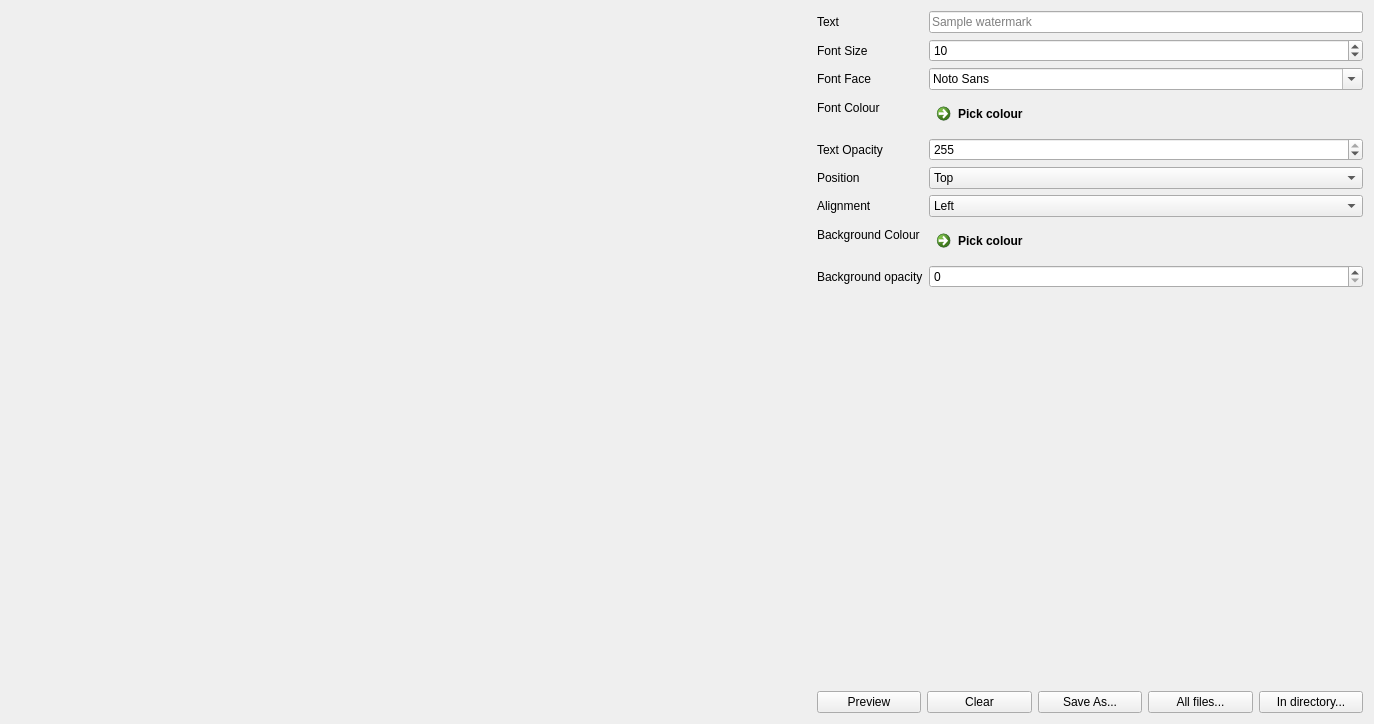
<?xml version="1.0" encoding="UTF-8"?>
<ui version="4.0">
 <class>com::sptci::Watermark</class>
 <widget class="QWidget" name="com::sptci::Watermark">
  <property name="geometry">
   <rect>
    <x>0</x>
    <y>0</y>
    <width>1374</width>
    <height>724</height>
   </rect>
  </property>
  <property name="windowTitle">
   <string>Watermark Image</string>
  </property>
  <property name="windowIcon">
   <iconset resource="../../resources/resources.qrc">
    <normaloff>:/images/Icon.ico</normaloff>:/images/Icon.ico</iconset>
  </property>
  <layout class="QGridLayout" name="gridLayout">
   <item row="0" column="0">
    <widget class="QLabel" name="imageLabel">
     <property name="sizePolicy">
      <sizepolicy hsizetype="Fixed" vsizetype="Fixed">
       <horstretch>0</horstretch>
       <verstretch>0</verstretch>
      </sizepolicy>
     </property>
     <property name="minimumSize">
      <size>
       <width>800</width>
       <height>700</height>
      </size>
     </property>
     <property name="text">
      <string/>
     </property>
     <property name="scaledContents">
      <bool>true</bool>
     </property>
     <property name="alignment">
      <set>Qt::AlignCenter</set>
     </property>
    </widget>
   </item>
   <item row="0" column="1">
    <layout class="QVBoxLayout" name="verticalLayout">
     <item>
      <layout class="QFormLayout" name="formLayout">
       <item row="0" column="0">
        <widget class="QLabel" name="label_2">
         <property name="text">
          <string>Text</string>
         </property>
        </widget>
       </item>
       <item row="0" column="1">
        <widget class="QLineEdit" name="text">
         <property name="placeholderText">
          <string>Sample watermark</string>
         </property>
        </widget>
       </item>
       <item row="1" column="1">
        <widget class="QSpinBox" name="fontSize">
         <property name="maximum">
          <number>999</number>
         </property>
         <property name="value">
          <number>10</number>
         </property>
        </widget>
       </item>
       <item row="1" column="0">
        <widget class="QLabel" name="label_3">
         <property name="text">
          <string>Font Size</string>
         </property>
        </widget>
       </item>
       <item row="2" column="0">
        <widget class="QLabel" name="label_4">
         <property name="text">
          <string>Font Face</string>
         </property>
        </widget>
       </item>
       <item row="2" column="1">
        <widget class="QFontComboBox" name="fontComboBox">
         <property name="fontFilters">
          <set>QFontComboBox::MonospacedFonts|QFontComboBox::ProportionalFonts|QFontComboBox::ScalableFonts</set>
         </property>
         <property name="currentFont">
          <font>
           <family>Abadi MT Condensed Extra Bold</family>
           <pointsize>12</pointsize>
          </font>
         </property>
        </widget>
       </item>
       <item row="3" column="0">
        <widget class="QLabel" name="label">
         <property name="text">
          <string>Font Colour</string>
         </property>
        </widget>
       </item>
       <item row="3" column="1">
        <widget class="QCommandLinkButton" name="fontColour">
         <property name="autoFillBackground">
          <bool>true</bool>
         </property>
         <property name="text">
          <string>Pick colour</string>
         </property>
        </widget>
       </item>
       <item row="4" column="0">
        <widget class="QLabel" name="label_6">
         <property name="text">
          <string>Text Opacity</string>
         </property>
        </widget>
       </item>
       <item row="4" column="1">
        <widget class="QSpinBox" name="textOpacity">
         <property name="maximum">
          <number>255</number>
         </property>
         <property name="value">
          <number>255</number>
         </property>
        </widget>
       </item>
       <item row="5" column="0">
        <widget class="QLabel" name="label_5">
         <property name="text">
          <string>Position</string>
         </property>
        </widget>
       </item>
       <item row="5" column="1">
        <widget class="QComboBox" name="position">
         <item>
          <property name="text">
           <string>Top</string>
          </property>
         </item>
         <item>
          <property name="text">
           <string>Centre</string>
          </property>
         </item>
         <item>
          <property name="text">
           <string>Bottom</string>
          </property>
         </item>
        </widget>
       </item>
       <item row="6" column="0">
        <widget class="QLabel" name="label_9">
         <property name="text">
          <string>Alignment</string>
         </property>
        </widget>
       </item>
       <item row="6" column="1">
        <widget class="QComboBox" name="alignment">
         <item>
          <property name="text">
           <string>Left</string>
          </property>
         </item>
         <item>
          <property name="text">
           <string>Centre</string>
          </property>
         </item>
         <item>
          <property name="text">
           <string>Right</string>
          </property>
         </item>
        </widget>
       </item>
       <item row="7" column="0">
        <widget class="QLabel" name="label_7">
         <property name="text">
          <string>Background Colour</string>
         </property>
        </widget>
       </item>
       <item row="7" column="1">
        <widget class="QCommandLinkButton" name="backgroundColour">
         <property name="text">
          <string>Pick colour</string>
         </property>
        </widget>
       </item>
       <item row="8" column="0">
        <widget class="QLabel" name="label_8">
         <property name="text">
          <string>Background opacity</string>
         </property>
        </widget>
       </item>
       <item row="8" column="1">
        <widget class="QSpinBox" name="backgroundOpacity">
         <property name="maximum">
          <number>255</number>
         </property>
        </widget>
       </item>
      </layout>
     </item>
     <item>
      <spacer name="verticalSpacer">
       <property name="orientation">
        <enum>Qt::Vertical</enum>
       </property>
       <property name="sizeHint" stdset="0">
        <size>
         <width>20</width>
         <height>277</height>
        </size>
       </property>
      </spacer>
     </item>
     <item>
      <layout class="QHBoxLayout" name="horizontalLayout_2">
       <item>
        <widget class="QPushButton" name="preview">
         <property name="text">
          <string>Preview</string>
         </property>
        </widget>
       </item>
       <item>
        <widget class="QPushButton" name="clear">
         <property name="text">
          <string>Clear</string>
         </property>
        </widget>
       </item>
       <item>
        <widget class="QPushButton" name="saveAs">
         <property name="text">
          <string>Save As...</string>
         </property>
        </widget>
       </item>
       <item>
        <widget class="QPushButton" name="applyAll">
         <property name="enabled">
          <bool>true</bool>
         </property>
         <property name="text">
          <string>All files...</string>
         </property>
        </widget>
       </item>
       <item>
        <widget class="QPushButton" name="allInDirectory">
         <property name="text">
          <string>In directory...</string>
         </property>
        </widget>
       </item>
      </layout>
     </item>
    </layout>
   </item>
  </layout>
 </widget>
 <resources>
  <include location="../../resources/resources.qrc"/>
 </resources>
 <connections>
  <connection>
   <sender>fontColour</sender>
   <signal>clicked()</signal>
   <receiver>com::sptci::Watermark</receiver>
   <slot>selectFontColour()</slot>
   <hints>
    <hint type="sourcelabel">
     <x>845</x>
     <y>129</y>
    </hint>
    <hint type="destinationlabel">
     <x>539</x>
     <y>359</y>
    </hint>
   </hints>
  </connection>
  <connection>
   <sender>preview</sender>
   <signal>clicked()</signal>
   <receiver>com::sptci::Watermark</receiver>
   <slot>preview()</slot>
   <hints>
    <hint type="sourcelabel">
     <x>607</x>
     <y>689</y>
    </hint>
    <hint type="destinationlabel">
     <x>539</x>
     <y>359</y>
    </hint>
   </hints>
  </connection>
  <connection>
   <sender>clear</sender>
   <signal>clicked()</signal>
   <receiver>com::sptci::Watermark</receiver>
   <slot>clear()</slot>
   <hints>
    <hint type="sourcelabel">
     <x>657</x>
     <y>689</y>
    </hint>
    <hint type="destinationlabel">
     <x>539</x>
     <y>359</y>
    </hint>
   </hints>
  </connection>
  <connection>
   <sender>backgroundColour</sender>
   <signal>clicked()</signal>
   <receiver>com::sptci::Watermark</receiver>
   <slot>selectBackgroundColour()</slot>
   <hints>
    <hint type="sourcelabel">
     <x>861</x>
     <y>239</y>
    </hint>
    <hint type="destinationlabel">
     <x>539</x>
     <y>359</y>
    </hint>
   </hints>
  </connection>
  <connection>
   <sender>saveAs</sender>
   <signal>clicked()</signal>
   <receiver>com::sptci::Watermark</receiver>
   <slot>saveAs()</slot>
   <hints>
    <hint type="sourcelabel">
     <x>747</x>
     <y>689</y>
    </hint>
    <hint type="destinationlabel">
     <x>539</x>
     <y>359</y>
    </hint>
   </hints>
  </connection>
  <connection>
   <sender>allInDirectory</sender>
   <signal>clicked()</signal>
   <receiver>com::sptci::Watermark</receiver>
   <slot>allInDirectory()</slot>
   <hints>
    <hint type="sourcelabel">
     <x>995</x>
     <y>689</y>
    </hint>
    <hint type="destinationlabel">
     <x>539</x>
     <y>359</y>
    </hint>
   </hints>
  </connection>
  <connection>
   <sender>applyAll</sender>
   <signal>clicked()</signal>
   <receiver>com::sptci::Watermark</receiver>
   <slot>allFiles()</slot>
   <hints>
    <hint type="sourcelabel">
     <x>1184</x>
     <y>694</y>
    </hint>
    <hint type="destinationlabel">
     <x>686</x>
     <y>361</y>
    </hint>
   </hints>
  </connection>
 </connections>
</ui>
